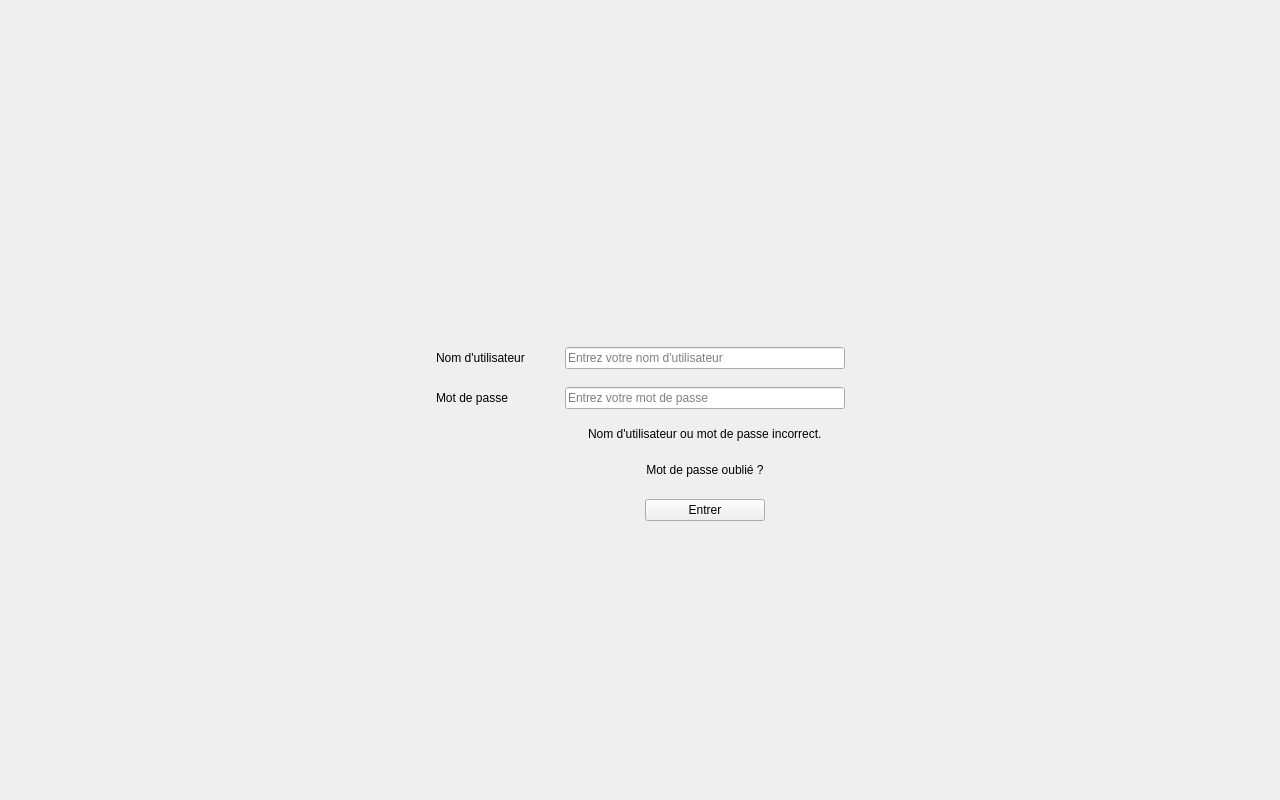
<?xml version="1.0" encoding="UTF-8"?>
<ui version="4.0">
 <class>Login</class>
 <widget class="QWidget" name="Login">
  <property name="geometry">
   <rect>
    <x>0</x>
    <y>0</y>
    <width>1280</width>
    <height>800</height>
   </rect>
  </property>
  <property name="windowTitle">
   <string>HackTime - Connexion</string>
  </property>
  <layout class="QVBoxLayout" name="loginLayout" stretch="0,1,0,2">
   <property name="spacing">
    <number>0</number>
   </property>
   <property name="leftMargin">
    <number>32</number>
   </property>
   <property name="topMargin">
    <number>24</number>
   </property>
   <property name="rightMargin">
    <number>32</number>
   </property>
   <property name="bottomMargin">
    <number>32</number>
   </property>
   <item>
    <layout class="QHBoxLayout" name="loginTopLayout">
     <item>
      <widget class="QLabel" name="logoLoginCompet">
       <property name="minimumSize">
        <size>
         <width>380</width>
         <height>108</height>
        </size>
       </property>
       <property name="maximumSize">
        <size>
         <width>380</width>
         <height>108</height>
        </size>
       </property>
       <property name="text">
        <string />
       </property>
       <property name="pixmap">
        <pixmap resource="ressources.qrc">:/images/logo_hacktime_clair.png</pixmap>
       </property>
       <property name="scaledContents">
        <bool>true</bool>
       </property>
      </widget>
     </item>
     <item>
      <spacer name="loginTopSpacer">
       <property name="orientation">
        <enum>Qt::Horizontal</enum>
       </property>
       <property name="sizeHint" stdset="0">
        <size>
         <width>40</width>
         <height>20</height>
        </size>
       </property>
      </spacer>
     </item>
    </layout>
   </item>
   <item>
    <spacer name="loginSpacerHaut">
     <property name="orientation">
      <enum>Qt::Vertical</enum>
     </property>
     <property name="sizeHint" stdset="0">
      <size>
       <width>20</width>
       <height>20</height>
      </size>
     </property>
    </spacer>
   </item>
   <item>
    <layout class="QHBoxLayout" name="loginCenterLayout">
     <item>
      <spacer name="loginSpacerGauche">
       <property name="orientation">
        <enum>Qt::Horizontal</enum>
       </property>
       <property name="sizeHint" stdset="0">
        <size>
         <width>40</width>
         <height>20</height>
        </size>
       </property>
      </spacer>
     </item>
     <item>
      <widget class="QFrame" name="cardLoginCompet">
       <property name="minimumSize">
        <size>
         <width>860</width>
         <height>540</height>
        </size>
       </property>
       <property name="maximumSize">
        <size>
         <width>860</width>
         <height>540</height>
        </size>
       </property>
       <layout class="QVBoxLayout" name="cardLayout">
        <property name="spacing">
         <number>0</number>
        </property>
        <property name="leftMargin">
         <number>45</number>
        </property>
        <property name="topMargin">
         <number>45</number>
        </property>
        <property name="rightMargin">
         <number>45</number>
        </property>
        <property name="bottomMargin">
         <number>45</number>
        </property>
        <item>
         <spacer name="cardSpacerHaut">
          <property name="orientation">
           <enum>Qt::Vertical</enum>
          </property>
          <property name="sizeHint" stdset="0">
           <size>
            <width>20</width>
            <height>40</height>
           </size>
          </property>
         </spacer>
        </item>
        <item>
         <layout class="QHBoxLayout" name="cardFormRow">
          <item>
           <spacer name="cardSpacerGauche">
            <property name="orientation">
             <enum>Qt::Horizontal</enum>
            </property>
            <property name="sizeHint" stdset="0">
             <size>
              <width>40</width>
              <height>20</height>
             </size>
            </property>
           </spacer>
          </item>
          <item>
           <layout class="QGridLayout" name="loginFormLayout">
            <property name="horizontalSpacing">
             <number>40</number>
            </property>
            <property name="verticalSpacing">
             <number>18</number>
            </property>
            <item row="0" column="0">
             <widget class="QLabel" name="lblLoginCompet">
              <property name="text">
               <string>Nom d'utilisateur</string>
              </property>
             </widget>
            </item>
            <item row="0" column="1" alignment="Qt::AlignCenter">
             <widget class="QLineEdit" name="EditLoginCompet">
              <property name="minimumSize">
               <size>
                <width>280</width>
                <height>0</height>
               </size>
              </property>
              <property name="placeholderText">
               <string>Entrez votre nom d'utilisateur</string>
              </property>
             </widget>
            </item>
            <item row="1" column="0">
             <widget class="QLabel" name="lblPWDCompet">
              <property name="text">
               <string>Mot de passe</string>
              </property>
             </widget>
            </item>
            <item row="1" column="1" alignment="Qt::AlignCenter">
             <widget class="QLineEdit" name="EditPWDCompet">
              <property name="minimumSize">
               <size>
                <width>280</width>
                <height>0</height>
               </size>
              </property>
              <property name="echoMode">
               <enum>QLineEdit::Password</enum>
              </property>
              <property name="placeholderText">
               <string>Entrez votre mot de passe</string>
              </property>
             </widget>
            </item>
            <item row="2" column="1" alignment="Qt::AlignHCenter">
             <widget class="QLabel" name="lblErrLoginCompet">
              <property name="text">
               <string>Nom d'utilisateur ou mot de passe incorrect.</string>
              </property>
             </widget>
            </item>
            <item row="3" column="1" alignment="Qt::AlignHCenter">
             <widget class="QPushButton" name="BForgotCompet">
              <property name="cursor">
               <cursorShape>PointingHandCursor</cursorShape>
              </property>
              <property name="text">
               <string>Mot de passe oublié ?</string>
              </property>
              <property name="flat">
               <bool>true</bool>
              </property>
             </widget>
            </item>
            <item row="4" column="1" alignment="Qt::AlignCenter">
             <widget class="QPushButton" name="BLoginCompet">
              <property name="minimumSize">
               <size>
                <width>120</width>
                <height>0</height>
               </size>
              </property>
              <property name="cursor">
               <cursorShape>PointingHandCursor</cursorShape>
              </property>
              <property name="kind" stdset="0">
               <string notr="true">primary</string>
              </property>
              <property name="text">
               <string>Entrer</string>
              </property>
             </widget>
            </item>
           </layout>
          </item>
          <item>
           <spacer name="cardSpacerDroite">
            <property name="orientation">
             <enum>Qt::Horizontal</enum>
            </property>
            <property name="sizeHint" stdset="0">
             <size>
              <width>40</width>
              <height>20</height>
             </size>
            </property>
           </spacer>
          </item>
         </layout>
        </item>
        <item>
         <spacer name="cardSpacerBas">
          <property name="orientation">
           <enum>Qt::Vertical</enum>
          </property>
          <property name="sizeHint" stdset="0">
           <size>
            <width>20</width>
            <height>40</height>
           </size>
          </property>
         </spacer>
        </item>
       </layout>
      </widget>
     </item>
     <item>
      <spacer name="loginSpacerDroite">
       <property name="orientation">
        <enum>Qt::Horizontal</enum>
       </property>
       <property name="sizeHint" stdset="0">
        <size>
         <width>40</width>
         <height>20</height>
        </size>
       </property>
      </spacer>
     </item>
    </layout>
   </item>
   <item>
    <spacer name="loginSpacerBas">
     <property name="orientation">
      <enum>Qt::Vertical</enum>
     </property>
     <property name="sizeHint" stdset="0">
      <size>
       <width>20</width>
       <height>40</height>
      </size>
     </property>
    </spacer>
   </item>
  </layout>
 </widget>
 <resources>
  <include location="ressources.qrc" />
 </resources>
 <connections />
</ui>
